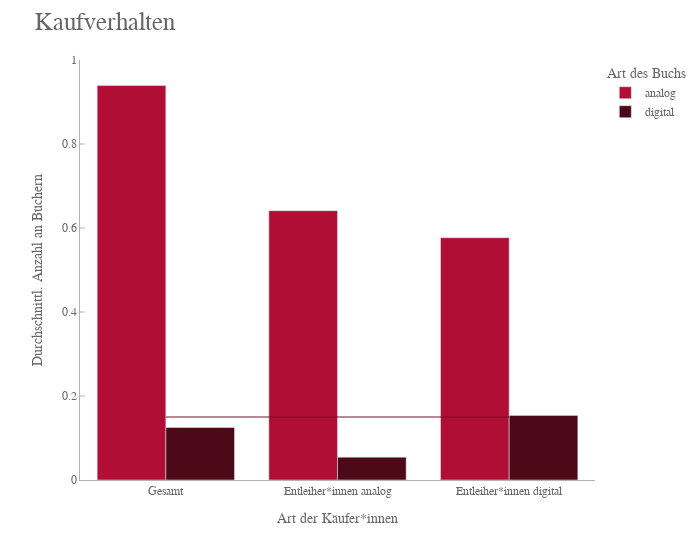

This figure's notebook cell:
### Markdown cell above
### Wie ist das Kaufverhalten?
- Das Balkendiagramm eignet sich für die kategorialen Daten
- Weil die Darstellung recht komplex ist, wurde sie ins Dashboard übernommen
- Im Dashboard werden die Zahlen der einzelnen Kategorien zunächst summiert und angezeigt (siehe nächste Grafik), also wie viele Bücher insgesamt gekauft werden (siehe unten)
- Die Aufschlüsselung in analoge und digitale Bücher wird erst danach gezeigt

### Code cell
fig = px.bar(gfk_df_data, x="buyer", y="purchases_per_buyer", color='medium', barmode='group',
                    color_discrete_map={
                        'analog': light_red,
                        'digital': dark_red,
                    })
                    
fig.add_trace(go.Scatter(x=['Gesamt', "Entleiher*innen digital"], y=[0.15, 0.15], mode='lines', line=dict(color=red, width=1), showlegend=False))

fig.update_layout(title='Kaufverhalten',
                    title_font_size=25,
                    xaxis_title='Art der Käufer*innen',
                    yaxis_title='Durchschnittl. Anzahl an Büchern',
                    font_family='Gravitas One',
                    font_color=dark_grey,
                    width=700,
                    plot_bgcolor=white,
                    legend_title_text='Art des Buchs'
                )

fig.update_xaxes(fixedrange=True, linecolor=grey, dtick=1)
fig.update_yaxes(tick0=0, ticks='inside', range=[0,1], tickcolor=grey, linecolor=grey, tickformat='.2')

### Figure 1 — Plotly figure (JSON) as saved in the notebook; plotly's stock layout.template omitted (floating-point values rounded to 4 significant figures)
{"data": [{"alignmentgroup": "True", "hovertemplate": "medium=analog<br>buyer=%{x}<br>purchases_per_buyer=%{y}<extra></extra>", "legendgroup": "analog", "marker": {"color": "#b00e34", "pattern": {"shape": ""}}, "name": "analog", "offsetgroup": "analog", "orientation": "v", "showlegend": true, "textposition": "auto", "type": "bar", "x": ["Gesamt", "Entleiher*innen analog", "Entleiher*innen digital"], "xaxis": "x", "y": [0.9392, 0.6413, 0.5769], "yaxis": "y"}, {"alignmentgroup": "True", "hovertemplate": "medium=digital<br>buyer=%{x}<br>purchases_per_buyer=%{y}<extra></extra>", "legendgroup": "digital", "marker": {"color": "#4c0a18", "pattern": {"shape": ""}}, "name": "digital", "offsetgroup": "digital", "orientation": "v", "showlegend": true, "textposition": "auto", "type": "bar", "x": ["Gesamt", "Entleiher*innen analog", "Entleiher*innen digital"], "xaxis": "x", "y": [0.125, 0.05435, 0.1538], "yaxis": "y"}, {"line": {"color": "#810a26", "width": 1}, "mode": "lines", "showlegend": false, "type": "scatter", "x": ["Gesamt", "Entleiher*innen digital"], "y": [0.15, 0.15]}], "layout": {"barmode": "group", "font": {"color": "#666666", "family": "Gravitas One"}, "legend": {"title": {"text": "Art des Buchs"}, "tracegroupgap": 0}, "margin": {"t": 60}, "plot_bgcolor": "#ffffff", "title": {"font": {"size": 25}, "text": "Kaufverhalten"}, "width": 700, "xaxis": {"anchor": "y", "domain": [0, 1], "dtick": 1, "fixedrange": true, "linecolor": "#b3b3b3", "title": {"text": "Art der Käufer*innen"}}, "yaxis": {"anchor": "x", "domain": [0, 1], "linecolor": "#b3b3b3", "range": [0, 1], "tick0": 0, "tickcolor": "#b3b3b3", "tickformat": ".2", "ticks": "inside", "title": {"text": "Durchschnittl. Anzahl an Büchern"}}}}
